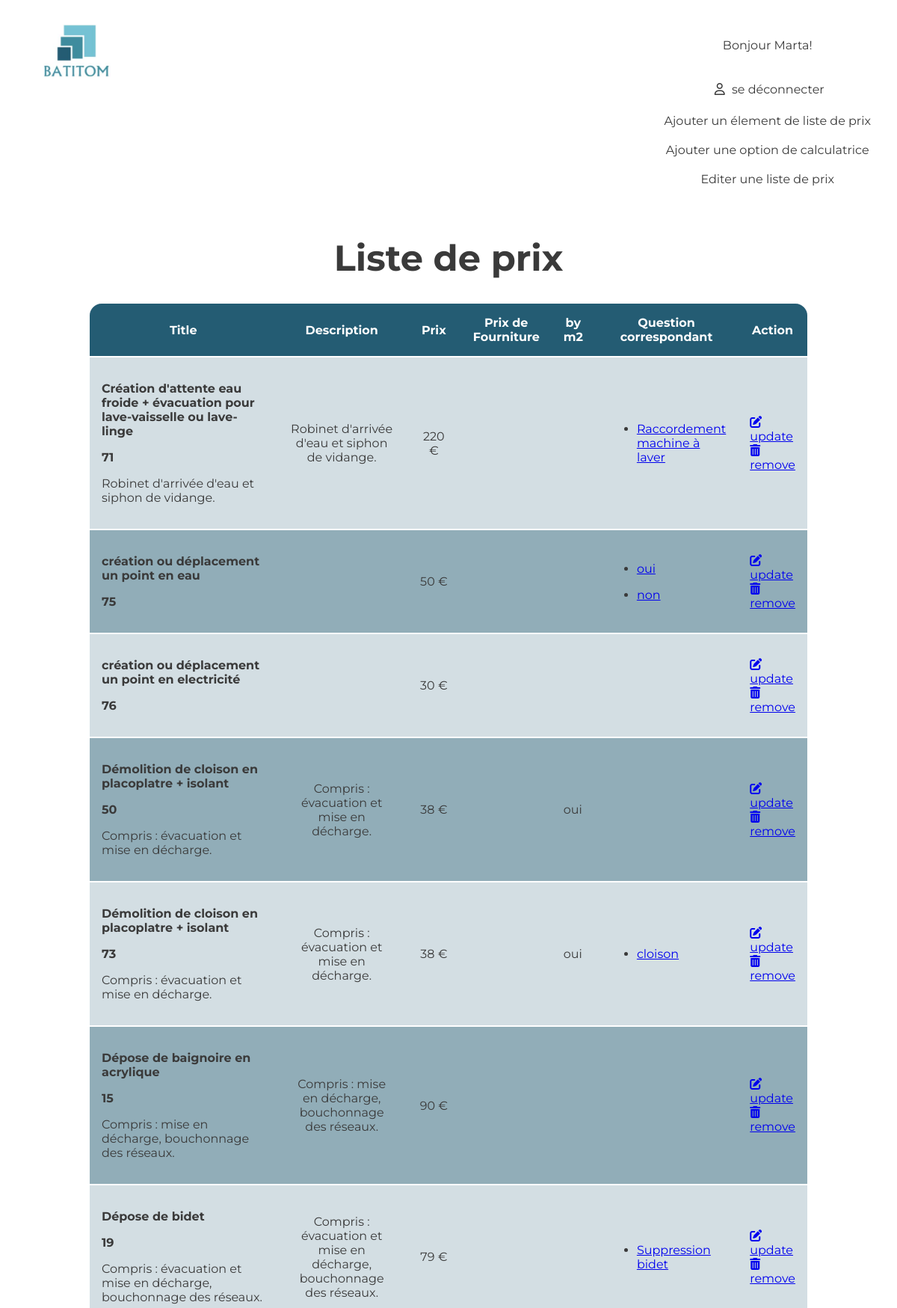
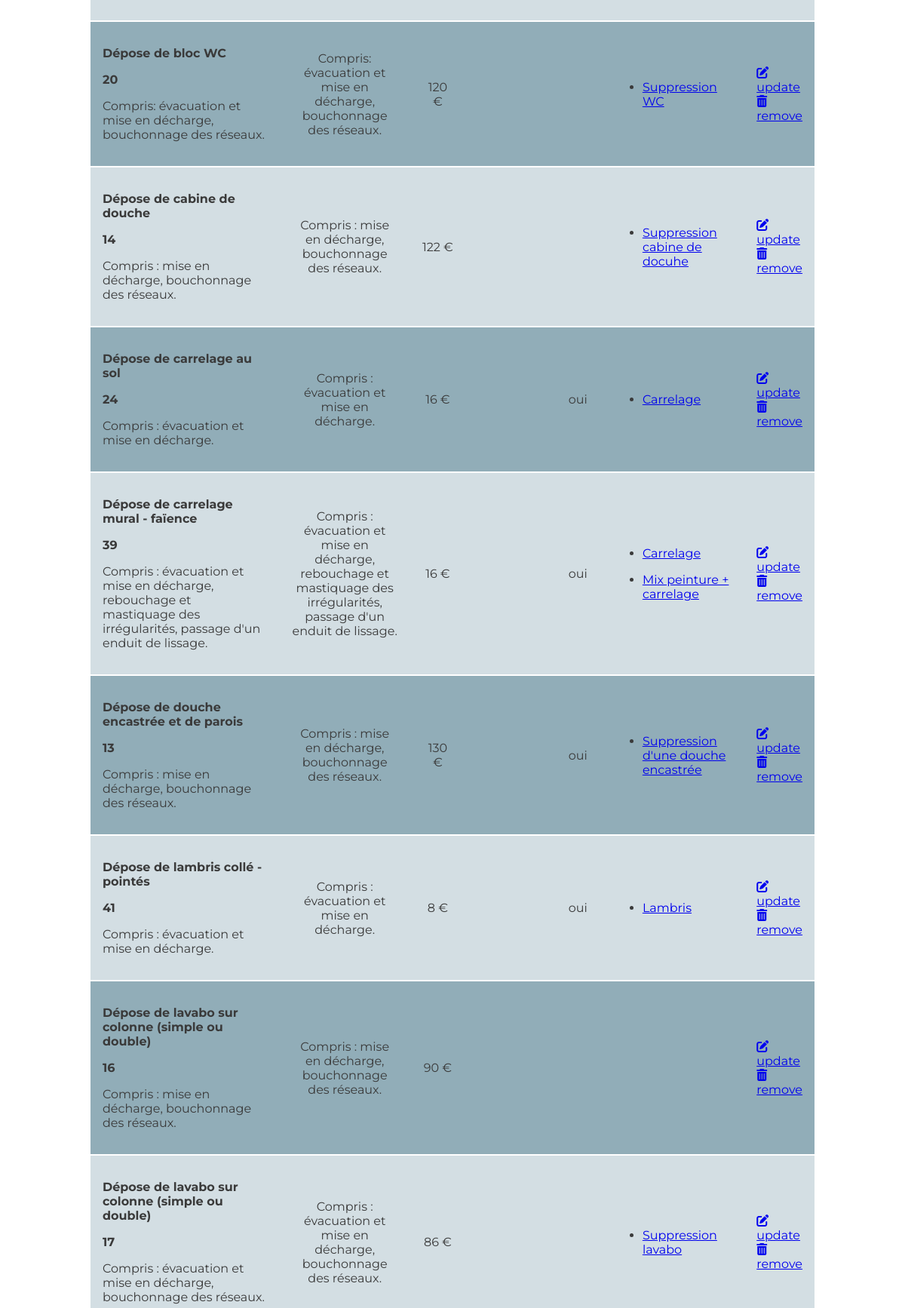
/index.php/pricelist/showall (signed in, upper part), run on the app's committed database (2 pictures, top to bottom).
### tables this page shows
CREATE TABLE IF NOT EXISTS `pricelist` (
  `id` int(10) UNSIGNED NOT NULL AUTO_INCREMENT,
  `description` varchar(255) NOT NULL,
  `category` varchar(100) DEFAULT NULL,
  `price` float NOT NULL,
  `dontFurniture` varchar(100) NOT NULL,
  `bym2` tinyint(1) NOT NULL DEFAULT '0',
  `title` varchar(100) NOT NULL,
  PRIMARY KEY (`id`)
);

CREATE TABLE IF NOT EXISTS `formquestion_pricelist` (
  `pricelist_id` int(10) UNSIGNED DEFAULT NULL,
  `formquestion_id` int(10) UNSIGNED NOT NULL,
  KEY `ibfc_FormQuestion_ListeDePrix_1` (`formquestion_id`),
  KEY `ibfc_FormQuestion_ListeDePrix_2` (`pricelist_id`)
);

CREATE TABLE IF NOT EXISTS `formquestion` (
  `id` int(11) UNSIGNED NOT NULL AUTO_INCREMENT,
  `title` varchar(100) NOT NULL,
  `category` varchar(100) NOT NULL,
  PRIMARY KEY (`id`)
);

### lib/Router.php (called while the page is built, shortened)
<?php
class Router
{
    private $rootURL;
    private $wwwPath;
    private $localhostPath;
    private $allUrls;
    private static $instance = null;
    private function __construct()
    {
        $this->rootURL = $_SERVER["SCRIPT_NAME"];
        $rootDir = dirname($this->rootURL);
        if($rootDir == "/")
        {
            $this->wwwPath =  "/www";
        }
        else
        {
            $this->wwwPath =  $rootDir."/www";
        }
        $this->localhostPath = $_SERVER["DOCUMENT_ROOT"];
        $this->allUrls = [] ;
        foreach ($this->allRoutes as $url => $route)
        {
            $this->allUrls[$route["name"]] = $url ;
        }
    }
    public function getWwwPath($absolute = false)
    {
        if($absolute)
        {
            return $this->localhostPath.$this->wwwPath;
        }
        else
        {
            return $this->wwwPath ;
        }
    }
    public function getRoute($requestPath)
    {
        if (isset($this->allRoutes[$requestPath]))
        {
            return $this->allRoutes[$requestPath];
        }
        else
        {
            throw new ErrorException("pas de route trouvée pour l'url:\"$requestPath\"") ;
        }
    }
    public function generateUrl($routeName)
    {
        if (isset($this->allUrls[$routeName]))
        {
            return $this->rootURL.$this->allUrls[$routeName];
        }
        else
        {
            throw new ErrorException ("Pas de route \" $routeName \" dans le router");
        }
    }
    public static function getInstance()
    {
        if(self::$instance === null)
        {
            self::$instance = new Router();
        }
        return self::$instance;
    }
}

### index.php (called while the page is built, shortened)
<?php
require "lib/Router.php";
require "lib/Kernel.php";
require "lib/Database.php";
$kernel = new Kernel();
$kernel->run();

### app/class/UserSession.php (called while the page is built, shortened)
<?php
class UserSession
{
    private static $instance = null;
    public function isAuthenticated()
    {
        return isset($_SESSION["user"]);
    }
    public function isAdmin()
    {
        return $_SESSION["user"]["isAdmin"];
    }
    public function getForname()
    {
        return $_SESSION["user"]["forname"];
    }
    public static function getInstance()
    {
        if(self::$instance === null)
        {
            self::$instance = new UserSession();
        }
        return self::$instance;
    }
}

### lib/Database.php (called while the page is built)
<?php
class Database
{
    private static $instance = null;
    private $pdo;
    private function __construct()
    {
        $this->pdo = new PDO
        (
            "mysql:host=localhost;port=3308;dbname=calculator_batitom_db;charset=UTF8",
            "root",
            "",
            [
                PDO::ATTR_ERRMODE => PDO::ERRMODE_EXCEPTION,
                PDO::ATTR_DEFAULT_FETCH_MODE => PDO::FETCH_ASSOC,
            ]
        );
    }
    public function getPdo()
    {
        return $this->pdo;
    }
    public static function getInstance()
    {
        if(self::$instance === null)
        {
            self::$instance = new Database();
        }
        return self::$instance;
    }
}

### app/controllers/PricelistController.php (called while the page is built, shortened)
<?php
class PricelistController
{
    public function showAllAction()
    {
        $model = new PricelistModel();
        $allPrices = $model->findAll();
        $questionModel = new FormquestionModel();
        $byPriceAllQuestions = $questionModel->findAllByPrice();
        $allQuestions = [];
        foreach ($byPriceAllQuestions as $question) {
        $allQuestions[$question["pricelist_id"]][] = $question;
        }
        return [
        "template"=>
            [
                "folder"=>'pricelist',
                'file'=>'showAll',
            ],
            "allPrices" => $allPrices,
            'allQuestions' => $allQuestions,
        ];
    }
}

### app/models/AbstractModel.php (called while the page is built, shortened)
<?php
abstract class AbstractModel
{
    public function __construct()
    {
        $this->pdo=Database::getInstance()->getPdo();
    }
}

### app/models/PricelistModel.php (called while the page is built, shortened)
<?php
class PricelistModel extends AbstractModel
{
    public function findAll() {
        $rep = $this->pdo->query("SELECT pricelist.id, pricelist.description, pricelist.category, pricelist.price, pricelist.dontFurniture, pricelist.bym2, pricelist.title
                                  FROM pricelist
                                  ORDER BY pricelist.title");
                                  return $rep->fetchAll();
    }
}

### app/models/FormquestionModel.php (called while the page is built, shortened)
<?php
class FormquestionModel extends AbstractModel
{
    public function findAllByPrice () {
        $rep = $this->pdo->query("SELECT id, title, category, pricelist_id
                                  FROM formquestion_pricelist
                                  LEFT JOIN formquestion ON  formquestion_pricelist.formquestion_id = formquestion.id
                                  ORDER BY pricelist_id" );
                                  return $rep ->fetchAll();
    }
}

### www/views/pricelist/showAllView.phtml (the view, shortened to what this page needs)
<h1>Liste de prix</h1>
<table class="show-all">
    <thead>
        <tr>
            <th>Title</th>
            <th>Description</th>
            <th>Prix</th>
            <th>Prix de Fourniture</th>
            <th>by m2</th>
            <th>Question correspondant</th>
            <th>Action</th>
        </tr>
    </thead>
    <tbody>
        <?php foreach ($allPrices as $price): ?>
            <tr>
                <td>
                    <p class="title"><?= htmlspecialchars($price['title'])?></p>
                    <p class="title"><?= htmlspecialchars($price['id'])?></p>
                    <p><?= htmlspecialchars($price['description'])?></p>
                </td>
                <td>
                    <p><?= htmlspecialchars($price['description'])?></p>
                </td>
                <td>
                    <p><?= htmlspecialchars($price['price'])?> &euro;</p>
                </td>
                <td>
                <td>
                    <p>
                        <?php if($price['bym2']): ?>
                            oui
                        <?php endif; ?>
                    </p>
                </td>
                <td>
                    <?php  if(array_key_exists($price["id"], $allQuestions)): ?>
                        <?php foreach($allQuestions[$price["id"]] as $question): ?>
                            <ul>
                                <li>
                                    <a href="<?= Router::getInstance()->generateUrl("batitom_formquestion_update") ?>?id=<?= $question['id']?>"> <?= htmlspecialchars($question['title'])?> </a>
                                </li>
                            </ul>
                        <?php endforeach; ?>
                    <?php endif; ?>
                </td>
                <td>
                    <a href="<?= Router::getInstance()->generateUrl("batitom_pricelist_update") ?>?id=<?= $price['id'] ?>">
                        <i class="fas fa-edit"></i> update
                   </a>
                    <a class="ajax-remove-button" href="<?= Router::getInstance()->generateUrl("batitom_pricelist_delate") ?>?id=<?= $price['id'] ?>">
                        <i class="fas fa-trash-alt"></i> remove
                    </a>
                </td>
            </tr>
        <?php endforeach; ?>
    </tbody>
</table>

### lib/Kernel.php (shortened to what this page needs)
<?php
class Kernel
{
    private $viewData ;
    public function __construct()
    {
        $this->viewData = [];
    }
    public function loadClass($class)
    {
        if (substr($class, -10) == "Controller")
        {
            $fileName="app/controllers/$class.php";
        }
        elseif (substr($class, -5) == "Model")
        {
            $fileName =  "app/models/$class.php";
        }
        else
        {
            $fileName="app/class/$class.php";
        }
    }
    public function run()
    {
        if (isset($_SERVER["PATH_INFO"]))
        {
            $requestPath = $_SERVER["PATH_INFO"];
        }
        else
        {
            $requestPath ="/";
        }
        $router = Router::getInstance();
        $requestRoute = $router->getRoute($requestPath);
        $controllerName=$requestRoute["controller"]."Controller";
        $controller = new $controllerName();
        $methodName=$requestRoute["method"]."Action";
        if (method_exists($controller, $methodName))
        {
            $this->viewData = array_merge($this->viewData, (array)$controller->$methodName());
            $this->renderResponse();
        }
        else
        {
            throw new ErrorException("methode \" $methodName\" inconnue dans \" $controllerName\"") ;
        }
    }
    public function renderResponse()
    {
        extract($this->viewData, EXTR_OVERWRITE);
        if(isset($template))
        {
            include "www/views/layout.phtml";
        }
        elseif(isset($redirect))
        {
            $redirectUrl = Router::getInstance()->generateUrl($redirect) ;
            header("Location:$redirectUrl");
            die() ;
        }
        else{
            throw new ErrorException("type de réponse inconnue") ;
        }
    }
}

### www/views/layout.phtml (shortened to what this page needs)
<!DOCTYPE html>
<html lang="fr">
    <head>
        <link rel="stylesheet" href="<?= Router::getInstance()->getWwwPath() ?>/css/style.css">
    </head>
    <body>
        <header>
                <div>
                    <a href="<?=Router::getInstance()->generateUrl("batitom_devis_calculate") ?>">  <img src="<?= Router::getInstance()->getWwwPath() ?>/img/logo.jpg" alt="logo"> </a>
                </div>
                <div class="connection">
                    <div class="admin-panel">
                        <?php if(UserSession::getInstance()->isAuthenticated()): ?>
                            <p>Bonjour <?= UserSession::getInstance()->getForname() ?>!</p>
                            <a href="<?=Router::getInstance()->generateUrl("batitom_user_logout") ?>">  <i class="far fa-user">  </i> se déconnecter  </a>
                        <?php else: ?>
                            <a href="<?=Router::getInstance()->generateUrl("batitom_user_login") ?>">  <i class="far fa-user">  </i> se connecter  </a>
                            <a href="<?=Router::getInstance()->generateUrl("batitom_user_create") ?>">  <i class="fas fa-sign-in-alt">  </i> Créer votre compte  </a>
                        <?php endif; ?>
                        <?php if(UserSession::getInstance()->isAdmin()): ?>
                            <a href="<?= Router::getInstance()->generateUrl("batitom_pricelist_create")?>">Ajouter un élement de liste de prix</a>
                            <a href="<?= Router::getInstance()->generateUrl("batitom_formquestion_create")?>">Ajouter une option de calculatrice</a>
                            <a href="<?= Router::getInstance()->generateUrl("batitom_pricelist_showall")?>">Editer une liste de prix</a>
                        <?php endif; ?>
                    </div>
                </div>
        </header>
        <main>
            <?php include $templatePath ?>
        </main>
    </body>
</html>

### www/css/style.css (style rules this page uses)
body { font-family: 'Montserrat', sans-serif; color: #3a3a3a; width: 100%; margin: 0 auto; }
main { margin: 0 auto; }
h1 { font-size: 3em; text-align: center; }
header a img { max-width: 40%; }
header { display: flex; justify-content: space-between; padding: 20px; }
.connection, .admin-panel { display: flex; align-items: center; flex-direction: column; }
.connection * { padding: 5px; text-decoration: none; color: #3a3a3a; }
.admin-panel a, .admin-panel p { padding: 10px; }
.title { font-weight: bold; }
table { border-collapse: collapse; border-radius: 1em; overflow: hidden; width: 80%; margin: 0 auto; }
tr, td, th { padding: 1em; border-bottom: 2px solid white; }
th { background: #245c73; color: white; }
tbody tr td:nth-child(2), tbody tr td:nth-child(3), tbody tr td:nth-child(4) { text-align: center; }
table tbody tr td:nth-child(1) { width: 40%; }
table tbody tr td:nth-child(2), table tbody tr td:nth-child(2), table tbody tr td:nth-child(2) { width: 20%; }
tr:nth-child(even) { background: rgba(36,92,115,0.5); }
tr:nth-child(odd) { background: rgba(36,92,115,0.2); }

### data on the page
pricelist: title "Création d'attente eau froide + évacuation pour lave-vaisselle ou lave-linge", id "71", description "Robinet d'arrivée d'eau et siphon de vidange.", price "220"
formquestion_pricelist: formquestion.title "Raccordement machine à laver"
pricelist: title "création ou déplacement un point en eau", id "75", price "50"
formquestion_pricelist: formquestion.title "oui"
formquestion_pricelist: formquestion.title "non"
pricelist: title "création ou déplacement un point en electricité", id "76", price "30"
pricelist: title "Démolition de cloison en placoplatre + isolant", id "50", description "Compris : évacuation et mise en décharge.", price "38", bym2 "oui"
pricelist: title "Démolition de cloison en placoplatre + isolant", id "73", description "Compris : évacuation et mise en décharge.", price "38", bym2 "oui"
formquestion_pricelist: formquestion.title "cloison"
pricelist: title "Dépose de baignoire en acrylique", id "15", description "Compris : mise en décharge, bouchonnage des réseaux.", price "90"
pricelist: title "Dépose de bidet", id "19", description "Compris : évacuation et mise en décharge, bouchonnage des réseaux.", price "79"
formquestion_pricelist: formquestion.title "Suppression bidet"
pricelist: title "Dépose de bloc WC", id "20", description "Compris: évacuation et mise en décharge, bouchonnage des réseaux.", price "120"
formquestion_pricelist: formquestion.title "Suppression WC"
pricelist: title "Dépose de cabine de douche", id "14", description "Compris : mise en décharge, bouchonnage des réseaux.", price "122"
formquestion_pricelist: formquestion.title "Suppression cabine de docuhe"
pricelist: title "Dépose de carrelage au sol", id "24", description "Compris : évacuation et mise en décharge.", price "16", bym2 "oui"
formquestion_pricelist: formquestion.title "Carrelage"
pricelist: title "Dépose de carrelage mural - faïence", id "39", description "Compris : évacuation et mise en décharge, rebouchage et mastiquage des irrégularités, passage d'un enduit de lissage.", price "16", bym2 "oui"
formquestion_pricelist: formquestion.title "Carrelage"
formquestion_pricelist: formquestion.title "Mix peinture + carrelage"
pricelist: title "Dépose de douche encastrée et de parois", id "13", description "Compris : mise en décharge, bouchonnage des réseaux.", price "130", bym2 "oui"
formquestion_pricelist: formquestion.title "Suppression d'une douche encastrée"
pricelist: title "Dépose de lambris collé - pointés", id "41", description "Compris : évacuation et mise en décharge.", price "8", bym2 "oui"
formquestion_pricelist: formquestion.title "Lambris"
pricelist: title "Dépose de lavabo sur colonne (simple ou double)", id "16", description "Compris : mise en décharge, bouchonnage des réseaux.", price "90"
pricelist: title "Dépose de lavabo sur colonne (simple ou double)", id "17", description "Compris : évacuation et mise en décharge, bouchonnage des réseaux.", price "86"
formquestion_pricelist: formquestion.title "Suppression lavabo"

### other printed values
UserSession::getInstance()->getForname() "Marta"
